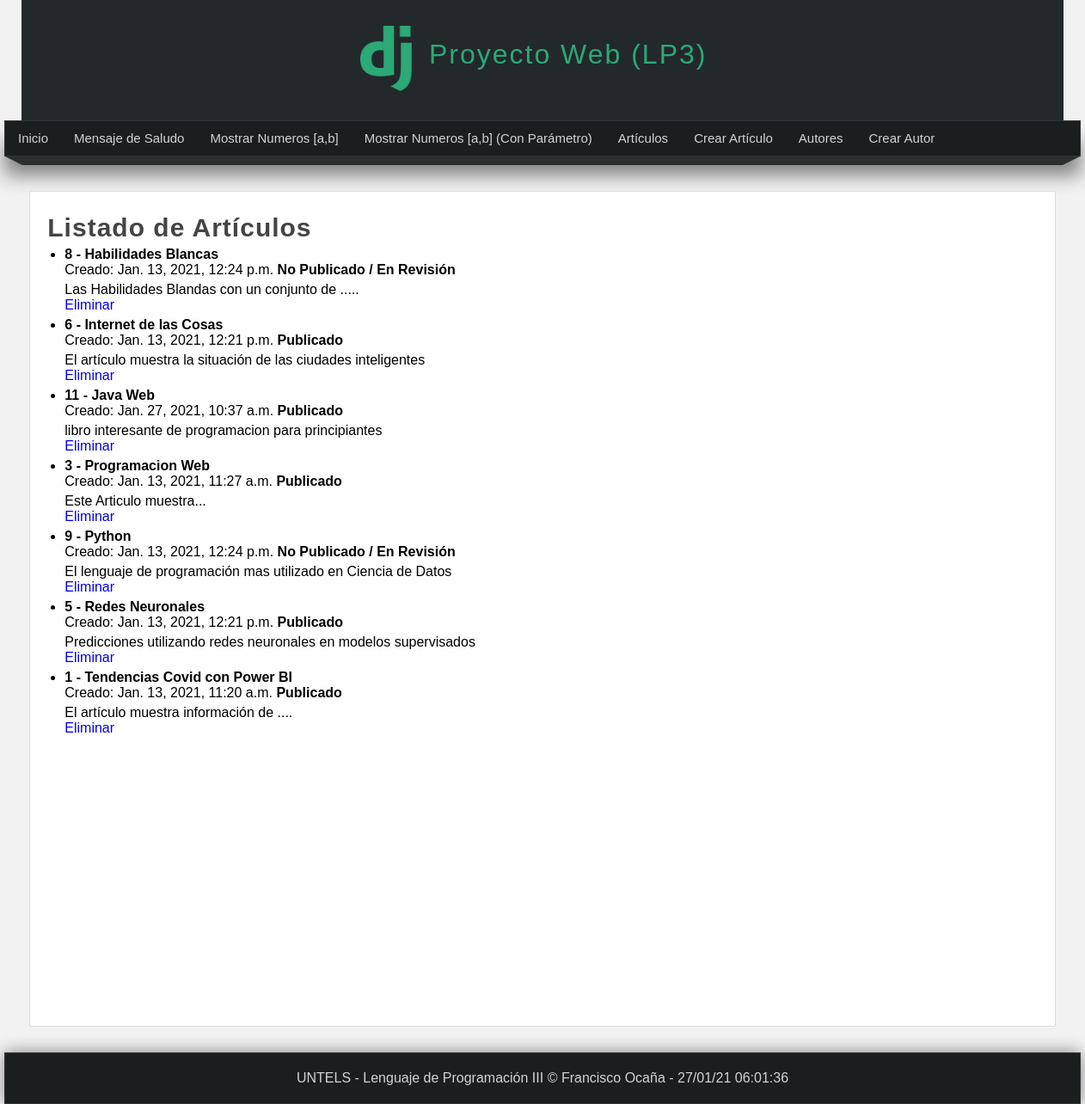
Screenshot of /listar_articulos with the database file from the repository.
### miapp/models.py (models this page shows)
class Articulo(models.Model):
    titulo = models.CharField(max_length=150)
    contenido = models.TextField()
    imagen = models.ImageField(default='null')
    publicado = models.BooleanField()
    creado = models.DateTimeField(auto_now_add=True)
    actualizado = models.DateTimeField(auto_now=True)

### miapp/views.py (the view)
# urls.py: path('listar_articulos', views.listar_articulos, name="listar_articulos"),
def listar_articulos(request):
    articulos = Articulo.objects.order_by('titulo')
    return render(request, 'listar_articulos.html',{
        'articulos': articulos,
        'titulo': 'Listado de Artículos'
    })

### miapp/templates/listar_articulos.html (shortened to what this page needs)
{% extends 'layout.html' %}
{% block content %}
    <h1 class="title"> {{titulo}} </h1>
    <ul>
        {% for articulo in articulos %}
            <li>
                <h4>
                    {{articulo.id}} - {{articulo.titulo}}
                </h4>
                <span>
                    Creado: {{articulo.creado}}
                </span>
                {% if articulo.publicado %}
                    <strong>
                        Publicado
                    </strong>
                {% else %}
                    <strong>
                        No Publicado / En Revisión
                    </strong>
                {% endif %}
                <p>
                    {{articulo.contenido}}<br>
                    <a href="{% url 'eliminar_articulo' id=articulo.id %}">
                        Eliminar
                    </a>
                </p>
            </li>
        {% endfor %}
    </ul>
{% endblock content %}

### miapp/static/css/style.css (style rules this page uses)
* { margin: 0px; padding: 0px; font-family: Arial, Helvetica, sans-serif; text-decoration: none; }
.box p, .box h2, .box h3, .box ul { margin-bottom: 5px; margin-top: 5px; }
.box ul, .box ol { margin-left: 20px; margin-bottom: 10px; }
body { background-color: #f2f2f2; }
.title { color: #444; letter-spacing: 1px; font-size: 30px; margin-bottom: 4px; margin-top: 5px; }

### rows the page displays
Articulo: id "8", titulo "Habilidades Blancas", creado "Jan. 13, 2021, 12:24 p.m.", publicado "No Publicado / En Revisión", contenido "Las Habilidades Blandas con un conjunto de ....."
Articulo: id "6", titulo "Internet de las Cosas", creado "Jan. 13, 2021, 12:21 p.m.", publicado "Publicado", contenido "El artículo muestra la situación de las ciudades inteligentes"
Articulo: id "11", titulo "Java Web", creado "Jan. 27, 2021, 10:37 a.m.", publicado "Publicado", contenido "libro interesante de programacion para principiantes"
Articulo: id "3", titulo "Programacion Web", creado "Jan. 13, 2021, 11:27 a.m.", publicado "Publicado", contenido "Este Articulo muestra..."
Articulo: id "9", titulo "Python", creado "Jan. 13, 2021, 12:24 p.m.", publicado "No Publicado / En Revisión", contenido "El lenguaje de programación mas utilizado en Ciencia de Datos"
Articulo: id "5", titulo "Redes Neuronales", creado "Jan. 13, 2021, 12:21 p.m.", publicado "Publicado", contenido "Predicciones utilizando redes neuronales en modelos supervisados"
Articulo: id "1", titulo "Tendencias Covid con Power BI", creado "Jan. 13, 2021, 11:20 a.m.", publicado "Publicado", contenido "El artículo muestra información de ...."

### other values shown
{{ titulo }} "Listado de Artículos"
